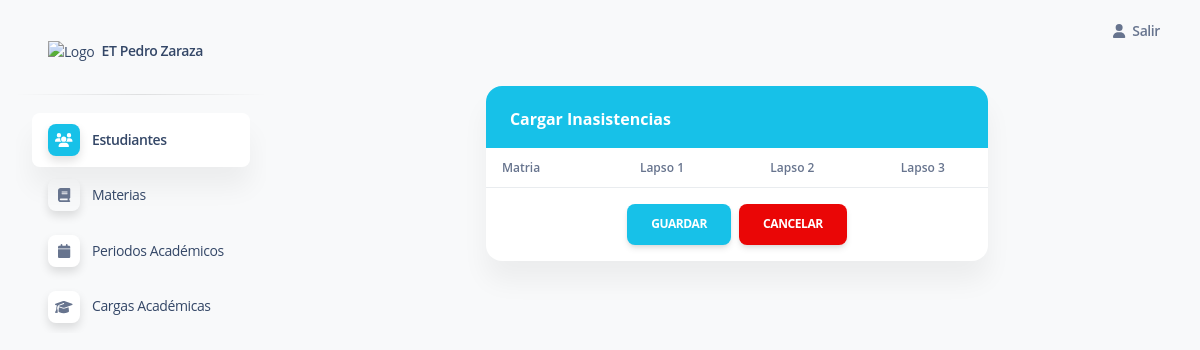
Page /estudiantes/1/inasistencias (signed in) on the earlier database version.
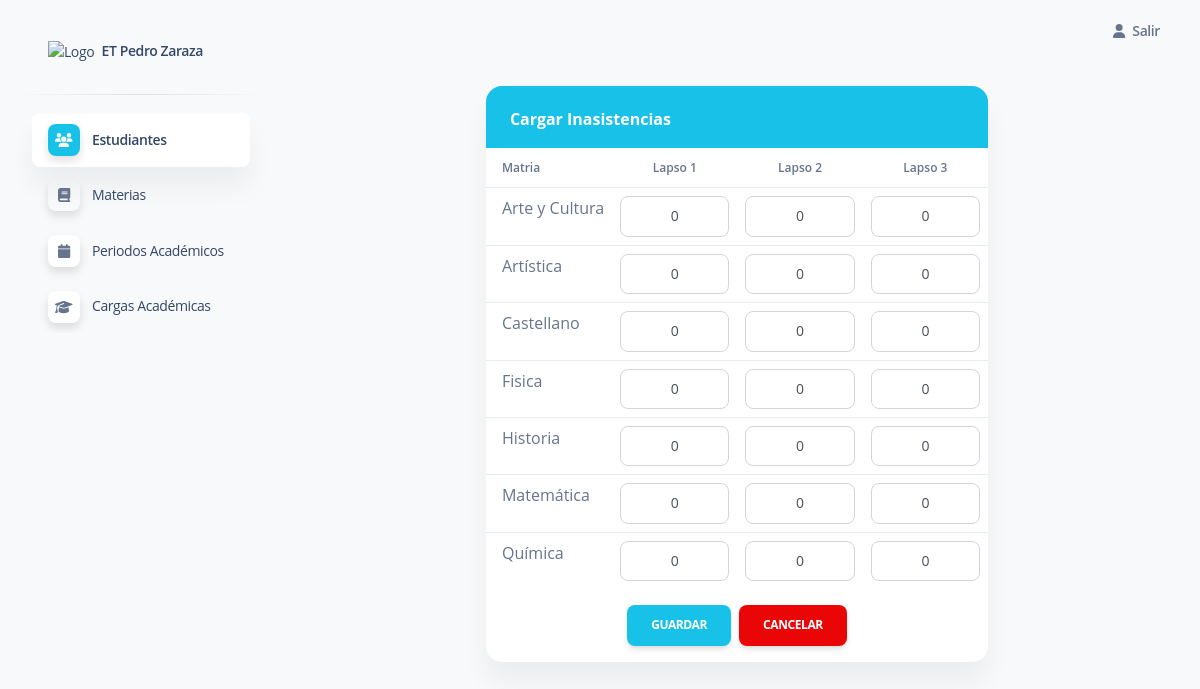
Same page on the later database version.
### apps/home/models.py (models this page shows, shortened)
class Nota(models.Model):
    estudiante = models.ForeignKey('home.Estudiante', on_delete=models.CASCADE, null=True)
    periodo = models.ForeignKey('home.Periodo', on_delete=models.RESTRICT, null=True)#Relación a periodo para agrupar notas las notas y mantener un registro histórico
    materia = models.ForeignKey('home.Materia', on_delete=models.RESTRICT, null=True)
    lapso_1 = models.CharField(max_length=2, validators=[MinLengthValidator(2), RegexValidator(r'^([0-1][0-9]|20|IN)$')], blank=True, null=True)
    lapso_2 = models.CharField(max_length=2, validators=[MinLengthValidator(2), RegexValidator(r'^([0-1][0-9]|20|IN)$')], blank=True, null=True)
    lapso_3 = models.CharField(max_length=2, validators=[MinLengthValidator(2), RegexValidator(r'^([0-1][0-9]|20|IN)$')], blank=True, null=True)
    inasistencia_1 = models.IntegerField(validators=[int_list_validator(allow_negative=False)], default=0, blank=True, null=True)
    inasistencia_2 = models.IntegerField(validators=[int_list_validator(allow_negative=False)], default=0, blank=True, null=True)
    inasistencia_3 = models.IntegerField(validators=[int_list_validator(allow_negative=False)], default=0, blank=True, null=True)
    reparacion = models.CharField(max_length=2, validators=[MinLengthValidator(2), RegexValidator(r'^([0-1][0-9]|20|IN)$')], blank=True, null=True)
    class Meta:
        verbose_name = ("Nota")
        verbose_name_plural = ("Notas")

class Materia(models.Model):
    nombre = models.CharField(max_length=30, unique=True, null=True)
    literales = models.BooleanField(default=False)
    class Meta:
        verbose_name = ("Materia")
        verbose_name_plural = ("Materias")
    def __str__(self):
        return self.nombre

### apps/home/views.py (the view, shortened to what this page needs)
# urls.py: path('estudiantes/<str:pk>/inasistencias', views.estudianteInasistencias, name='estudiante_inasistencias'),
@login_required(login_url="/login/")
@permission_required('home.change_estudiante', raise_exception=True)#Validar permiso
def estudianteInasistencias(request, pk):
    estudiante = get_object_or_404(Estudiante, pk=pk)#Obtener el estudiante
    notas = Nota.objects.filter(Q(estudiante_id=pk),Q(periodo=estudiante.periodo))
    formset = InasistenciaFormSet(request.POST or None, queryset=notas)
    content = 'home/form-content/inacistencia_form.html'
    objects = zip(notas, formset)
    context = {
        'estudiante':estudiante,
        'formset':formset,
        'objects':objects,
        'segment':'estudiante',
        'title':'Cargar Inasistencias',
        'content':content
    }
    return render(request, 'layouts/form.html', context)

### apps/context_processors.py (called while the page is built)
def cfg_assets_root(request):
    return { 'ASSETS_ROOT' : settings.ASSETS_ROOT }

### apps/templates/layouts/form.html (shortened to what this page needs)
{% extends 'layouts/base.html' %}
{% block content %}
{% load tags %}
<div class="container-fluid py-4">
  <div class="row justify-content-center user-select-none">
    <div class="col-7">
      <div class="card mb-4">
        <div class="card-header pb-0 bg-primary">
          <div class="d-flex justify-content-between">
            <h6 class="text-white mb-3 mt-n1 fw-bolder">{{ title }}</h6>
          </div>
        </div>
        <div class="card-body p-0">
          <div class="table-responsive p-0" id="contenedor-tabla">
            <form method="POST">
              {% include content %}
            </form>
          </div>
        </div>
      </div>
    </div>
  </div>
</div>
{% endblock content %}

### apps/templates/layouts/base.html (shortened to what this page needs)
<!DOCTYPE html>
<html lang="es">
<head>
  <link href="{{ ASSETS_ROOT }}/lib/select2-4.1.0-rc.0/dist/css/select2.min.css" rel="stylesheet" />
  <link id="pagestyle" href="{{ ASSETS_ROOT }}/css/soft-ui-dashboard.css?v=1.0.6" rel="stylesheet" />
  <link id="pagestyle_base" href="{{ ASSETS_ROOT }}/css/base.css" rel="stylesheet" />
  <link id="pagestyle_dark" href="{{ ASSETS_ROOT }}/css/dark-theme-core.css" rel="stylesheet" />
</head>
<body class="g-sidenav-show  bg-gray-100">
  {% include "includes/sidebar.html" %}
  <main class="main-content position-relative max-height-vh-100 h-100 border-radius-lg ">
    {% include "includes/navigation.html" %}
    {% block content %}{% endblock content %}
  </main>
</body>
</html>

### apps/templates/includes/sidebar.html (shortened to what this page needs)
<aside class="sidenav navbar navbar-vertical navbar-expand-xs border-0 border-radius-xl my-3 fixed-start ms-3 " id="sidenav-main">
  <div class="sidenav-header">
    <a class="navbar-brand m-0" href="/">
      <img src="{{ ASSETS_ROOT }}/img/logo.svg" alt="Logo">
      <span class="ms-1 font-weight-bold">ET Pedro Zaraza</span>
    </a>
  </div>
  <hr class="horizontal dark mt-0">
  <div class="collapse navbar-collapse  w-auto " id="sidenav-collapse-main">
    <ul class="navbar-nav">
      <li class="nav-item">
        <a class="nav-link {% if 'estudiante' in segment %} active text-white {% endif %}" href="{% url 'estudiante' %}">
          <div class="icon icon-shape icon-sm shadow border-radius-md bg-white text-center me-2 d-flex align-items-center justify-content-center">
            <i class="fas fa-users" aria-hidden="true"></i>
          </div>
          <span class="nav-link-text ms-1 text-dark">Estudiantes</span>
        </a>
      </li>
      <li class="nav-item">
        <a class="nav-link {% if 'materia' in segment %} active text-white {% endif %}" href="{% url 'materia' %}">
          <div class="icon icon-shape icon-sm shadow border-radius-md text-center me-2 d-flex align-items-center justify-content-center">
            <i class="fa fa-book" aria-hidden="true"></i>
          </div>
          <span class="nav-link-text ms-1 text-dark">Materias</span>
        </a>
      </li>
      <li class="nav-item">
        <a class="nav-link {% if 'periodo' in segment %} active text-white {% endif %}" href="{% url 'periodo' %}">
          <div class="icon icon-shape icon-sm shadow border-radius-md bg-white text-center me-2 d-flex align-items-center justify-content-center">
            <i class="fas fa-calendar" aria-hidden="true"></i>
          </div>
          <span class="nav-link-text ms-1 text-dark">Periodos Académicos</span>
        </a>
      </li>
      <li class="nav-item">
        <a class="nav-link {% if 'carga' in segment %} active text-white {% endif %}" href="{% url 'carga' %}">
          <div class="icon icon-shape icon-sm shadow border-radius-md bg-white text-center me-2 d-flex align-items-center justify-content-center">
            <i class="fas fa-graduation-cap" aria-hidden="true"></i>
          </div>
          <span class="nav-link-text ms-1 text-dark">Cargas Académicas</span>
        </a>
      </li>
    </ul>
  </div>
</aside>

### apps/templates/includes/navigation.html (shortened to what this page needs)
    <nav class="navbar navbar-main navbar-expand-lg px-0 mx-4 shadow-none border-radius-xl" id="navbarBlur" navbar-scroll="true">
      <div class="container-fluid py-1 px-3">
        <div class="collapse navbar-collapse mt-sm-0 mt-2 me-md-0 me-sm-4" id="navbar">
          <ul class="navbar-nav  justify-content-end">
            <li class="nav-item d-flex align-items-center">
              <a href="{% url 'logout' %}" class="nav-link text-body font-weight-bold px-0">
                <i class="fa fa-user me-sm-1"></i>
                <span class="d-sm-inline d-none">Salir</span>
              </a>
            </li>
          </ul>
        </div>
      </div>
    </nav>

### apps/templates/home/form-content/inacistencia_form.html (shortened to what this page needs)
<div class="table-responsive p-0">
    <table class="table p-0">
        <thead>
            <tr class="text-xs">
                <th class="ps-3">Matria</th>
                <th class="text-center">Lapso 1</th>
                <th class="text-center">Lapso 2</th>
                <th class="text-center">Lapso 3</th>
            </tr>
        </thead>
        <tbody>
            {% for nota, form in objects %}
            <tr>
                <td class="ps-3">{{ nota.materia }}</td>
                <td>{{ form.inasistencia_1 }} </td>
                <td>{{ form.inasistencia_2 }} </td>
                <td>{{ form.inasistencia_3 }} </td>
            </tr>
            {% endfor %}
        </tbody>
    </table>
</div>
<div class="d-flex justify-content-center col-12 pb-3">
    <button class="btn btn-primary btm-sm m-0 me-2" type="submit">Guardar</button>
    <a href="{% url 'estudiante_ver' estudiante.id 'ver' 'None' %}">
    <button type="button" class="btn btn-danger btm-sm m-0">Cancelar</button></a>
</div>

### apps/static/assets/css/dark-theme-core.css (style rules this page uses)
body { transition: background-color 200ms ease-in; }

Differences in the rows shown:
added Nota: materia "Arte y Cultura", inasistencia_1 "0", inasistencia_2 "0", inasistencia_3 "0"
added Nota: materia "Artística", inasistencia_1 "0", inasistencia_2 "0", inasistencia_3 "0"
added Nota: materia "Castellano", inasistencia_1 "0", inasistencia_2 "0", inasistencia_3 "0"
added Nota: materia "Fisica", inasistencia_1 "0", inasistencia_2 "0", inasistencia_3 "0"
added Nota: materia "Historia", inasistencia_1 "0", inasistencia_2 "0", inasistencia_3 "0"
added Nota: materia "Matemática", inasistencia_1 "0", inasistencia_2 "0", inasistencia_3 "0"
added Nota: materia "Química", inasistencia_1 "0", inasistencia_2 "0", inasistencia_3 "0"
